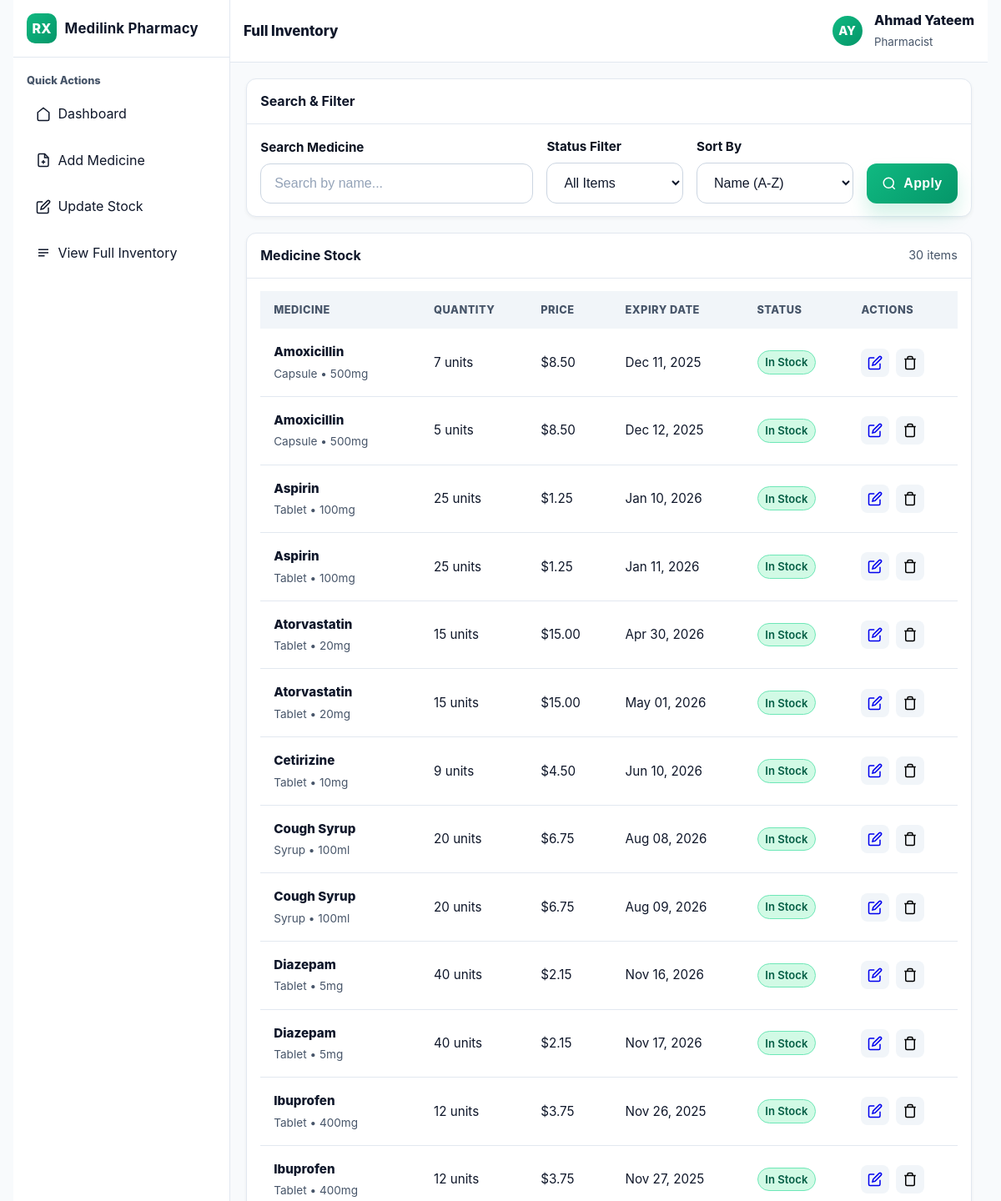
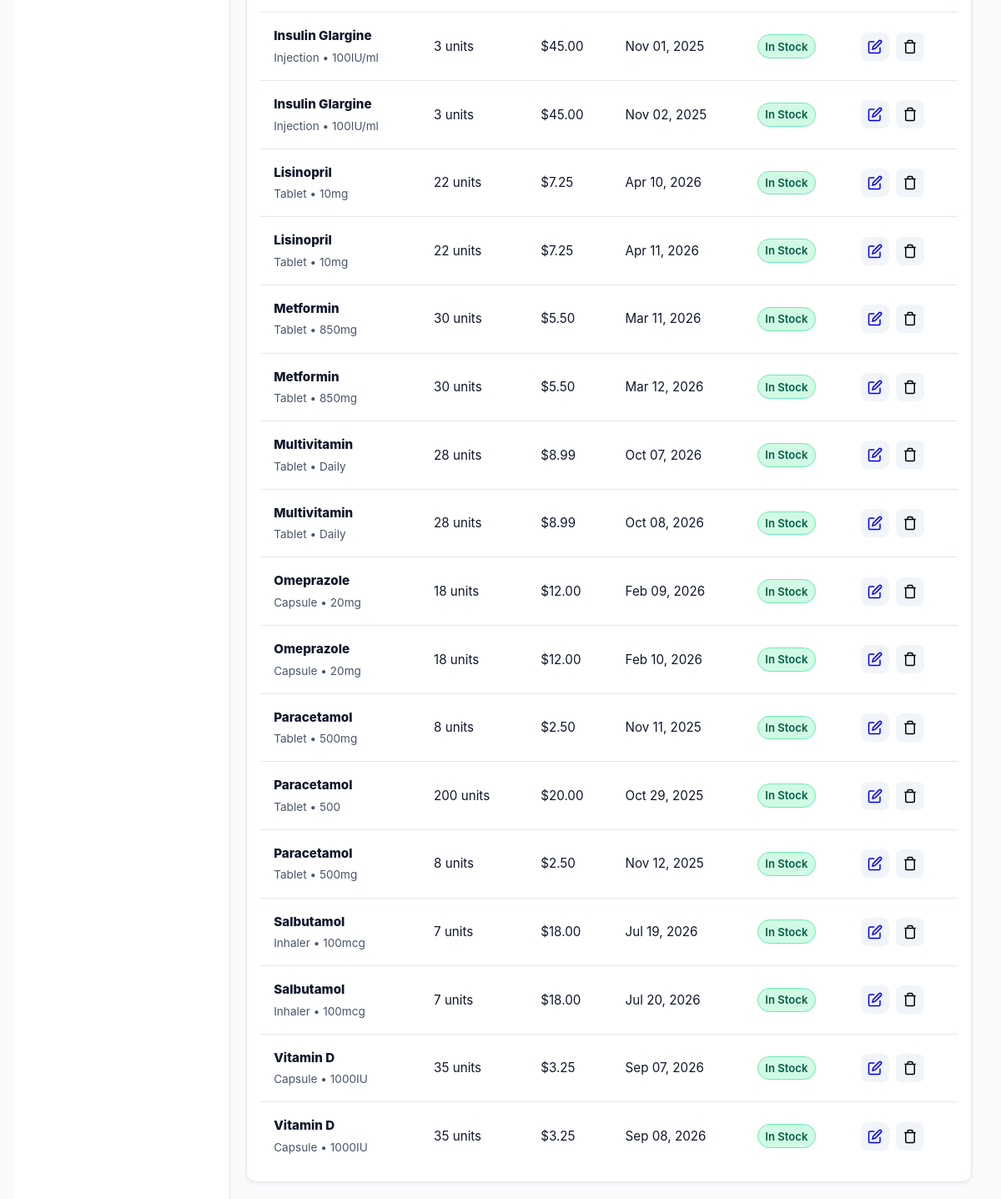
Page /accounts/pharmacy/inventory/ (signed in) on the committed database (2 pictures, top to bottom).
### accounts/models.py (models this page shows, shortened)
class Medicine(models.Model):
    name = models.CharField(max_length=140)
    dosage_form = models.CharField(max_length=80)
    strength = models.CharField(max_length=80)
    description = models.TextField(blank=True)
    class Meta:
        constraints = [
            models.UniqueConstraint(
                fields=["name", "strength", "dosage_form"],
                name="uq_medicine_name_strength_form",
            )
        ]

class Stock(models.Model):
    pharmacy = models.ForeignKey(Pharmacy, on_delete=models.CASCADE, related_name="stocks")
    medicine = models.ForeignKey(Medicine, on_delete=models.CASCADE, related_name="stocks")
    expiry_date = models.DateField()
    price = models.DecimalField(max_digits=10, decimal_places=2, validators=[MinValueValidator(0)])
    quantity = models.IntegerField(validators=[MinValueValidator(0)])
    class Meta:
        unique_together = ("pharmacy", "medicine", "expiry_date")

### accounts/views.py (the view)
# urls.py: path('pharmacy/inventory/', views.view_inventory, name='view_inventory'),
@login_required
def view_inventory(request):
    if request.user.role != User.Role.PHARMACY:
        return render(request, 'accounts/error.html', {
            'message': 'This page is for pharmacies only.'
        })
    try:
        pharmacy = request.user.pharmacy
    except Pharmacy.DoesNotExist:
        pharmacy = Pharmacy.objects.create(
            pharmacy_id=request.user,
            license_number=None,
            address=''
        )
    stocks = Stock.objects.filter(pharmacy=pharmacy).select_related('medicine')
    search_query = request.GET.get('search', '')
    if search_query:
        stocks = stocks.filter(
            Q(medicine__name__icontains=search_query) |
            Q(medicine__dosage_form__icontains=search_query) |
            Q(medicine__strength__icontains=search_query)
        )
    today = timezone.localdate()
    expiry_threshold = today + timedelta(days=30)
    status_filter = request.GET.get('status', 'all')
    if status_filter == 'low':
        stocks = stocks.filter(quantity__lte=10)
    elif status_filter == 'expiring':
        stocks = stocks.filter(expiry_date__lte=expiry_threshold, expiry_date__gte=today)
    elif status_filter == 'expired':
        stocks = stocks.filter(expiry_date__lt=today)
    sort_by = request.GET.get('sort', 'name')
    if sort_by == 'name':
        stocks = stocks.order_by('medicine__name')
    elif sort_by == 'quantity':
        stocks = stocks.order_by('quantity')
    elif sort_by == 'expiry':
        stocks = stocks.order_by('expiry_date')
    stock_list = []
    for stock in stocks:
        status = 'ok'
        status_text = 'In Stock'
        if stock.expiry_date < today:
            status = 'expired'
            status_text = 'Expired'
        elif stock.expiry_date <= expiry_threshold:
            status = 'expiring'
            status_text = 'Expiring Soon'
        elif stock.quantity <= 10:
            status = 'low'
            status_text = 'Low Stock'
        stock_list.append({
            'id': stock.id,
            'medicine': stock.medicine,
            'quantity': stock.quantity,
            'price': stock.price,
            'expiry_date': stock.expiry_date,
            'status': status,
            'status_text': status_text,
        })
    return render(request, 'accounts/view_inventory.html', {
        'stock_items': stock_list,
        'stocks': stock_list,
        'search_query': search_query,
        'status_filter': status_filter,
        'sort_by': sort_by,
        'total_items': len(stock_list),
        'pharmacy_name': pharmacy.pharmacy_id.name,
        'pharmacist_name': 'Ahmad Yateem',
    })

### accounts/templates/accounts/view_inventory.html (shortened to what this page needs)
{% load static %}
<!DOCTYPE html>
<html lang="en">
<head>
  <link rel="stylesheet" href="{% static 'css/styles.css' %}">
</head>
<body>
  <div class="app">
    <aside class="sidebar">
      <div class="brand">
        <div class="logo">RX</div>
        <h1>Medilink Pharmacy</h1>
      </div>
      <div class="side-section">
        <div class="side-title">Quick Actions</div>
        <nav class="nav">
          <a href="{% url 'pharmacy_home' %}">
            <svg width="18" height="18" viewBox="0 0 24 24" fill="none" stroke="currentColor" stroke-width="2">
              <path d="M3 9l9-7 9 7v11a2 2 0 0 1-2 2H5a2 2 0 0 1-2-2z"></path>
            </svg>
            <span class="label">Dashboard</span>
          </a>
          <a href="{% url 'add_medicine' %}">
            <svg width="18" height="18" viewBox="0 0 24 24" fill="none" stroke="currentColor" stroke-width="2">
              <path d="M14 2H6a2 2 0 0 0-2 2v16a2 2 0 0 0 2 2h12a2 2 0 0 0 2-2V8z"></path>
              <polyline points="14 2 14 8 20 8"></polyline>
              <line x1="12" y1="18" x2="12" y2="12"></line>
              <line x1="9" y1="15" x2="15" y2="15"></line>
            </svg>
            <span class="label">Add Medicine</span>
          </a>
          <a href="{% url 'update_stock' %}">
            <svg width="18" height="18" viewBox="0 0 24 24" fill="none" stroke="currentColor" stroke-width="2">
              <path d="M11 4H4a2 2 0 0 0-2 2v14a2 2 0 0 0 2 2h14a2 2 0 0 0 2-2v-7"></path>
              <path d="M18.5 2.5a2.121 2.121 0 0 1 3 3L12 15l-4 1 1-4 9.5-9.5z"></path>
            </svg>
            <span class="label">Update Stock</span>
          </a>
          <a href="{% url 'view_inventory' %}">
            <svg width="18" height="18" viewBox="0 0 24 24" fill="none" stroke="currentColor" stroke-width="2">
              <path d="M4 7h16M4 12h16M4 17h10"></path>
            </svg>
            <span class="label">View Full Inventory</span>
          </a>
        </nav>
      </div>
    </aside>
    <section class="main">
      <header class="topbar">
        <div class="top-left">
          <div class="top-title">Full Inventory</div>
        </div>
        <div class="top-right">
          <div class="avatar">AY</div>
          <div>
            <div style="font-weight:800;">Ahmad Yateem</div>
            <small style="color:var(--ink-dim);">Pharmacist</small>
          </div>
        </div>
      </header>
      <div class="content">
        <div class="panel">
          <div class="head">
            <h2>Search & Filter</h2>
          </div>
          <div class="body">
            <form method="get" action="">
              <div class="filters-grid">
                <div class="filter-group">
                  <label for="search">Search Medicine</label>
                  <input type="text" id="search" name="search" placeholder="Search by name..." value="{{ search_query }}">
                </div>
                <div class="filter-group">
                  <label for="status">Status Filter</label>
                  <select id="status" name="status">
                    <option value="">All Items</option>
                  </select>
                </div>
                <div class="filter-group">
                  <label for="sort">Sort By</label>
                  <select id="sort" name="sort">
                    <option value="name" {% if sort_by == 'name' %}selected{% endif %}>Name (A-Z)</option>
                  </select>
                </div>
                <button type="submit" class="btn btn-primary">
                  <svg width="18" height="18" viewBox="0 0 24 24" fill="none" stroke="currentColor" stroke-width="2">
                    <circle cx="11" cy="11" r="8"></circle>
                    <path d="m21 21-4.35-4.35"></path>
                  </svg>
                  Apply
                </button>
              </div>
            </form>
          </div>
        </div>
        <div class="panel">
          <div class="head">
            <h2>Medicine Stock</h2>
            <span style="color:var(--ink-dim);font-size:.9rem;">
              {{ stock_items|length }} item{{ stock_items|length|pluralize }}
            </span>
          </div>
          <div class="body">
            {% if stock_items %}
              <table class="inventory-table">
                <thead>
                  <tr>
                    <th>Medicine</th>
                    <th>Quantity</th>
                    <th>Price</th>
                    <th>Expiry Date</th>
                    <th>Status</th>
                    <th>Actions</th>
                  </tr>
                </thead>
                <tbody>
                  {% for stock in stock_items %}
                    <tr>
                      <td>
                        <div class="medicine-info">
                          <div class="medicine-name">{{ stock.medicine.name }}</div>
                          <div class="medicine-details">
                            {{ stock.medicine.dosage_form }} • {{ stock.medicine.strength }}
                          </div>
                        </div>
                      </td>
                      <td>{{ stock.quantity }} units</td>
                      <td>${{ stock.price }}</td>
                      <td>{{ stock.expiry_date|date:"M d, Y" }}</td>
                      <td>
                        {% if stock.is_expired %}
                          <span class="pill red">Expired</span>
                        {% elif stock.is_expiring_soon %}
                          <span class="pill orange">Expiring Soon</span>
                        {% elif stock.is_low_stock %}
                          <span class="pill orange">Low Stock</span>
                        {% else %}
                          <span class="pill green">In Stock</span>
                        {% endif %}
                      </td>
                      <td>
                        <div class="action-btns">
                          <a href="{% url 'update_stock' %}" class="icon-btn" title="Edit">
                            <svg width="18" height="18" viewBox="0 0 24 24" fill="none" stroke="currentColor" stroke-width="2">
                              <path d="M11 4H4a2 2 0 0 0-2 2v14a2 2 0 0 0 2 2h14a2 2 0 0 0 2-2v-7"></path>
                              <path d="M18.5 2.5a2.121 2.121 0 0 1 3 3L12 15l-4 1 1-4 9.5-9.5z"></path>
                            </svg>
                          </a>
                          <form method="post" action="{% url 'delete_stock' stock.id %}" style="display: inline;"
                                onsubmit="return confirm('Are you sure you want to delete this stock entry?');">
                            <button type="submit" class="icon-btn delete" title="Delete">
                              <svg width="18" height="18" viewBox="0 0 24 24" fill="none" stroke="currentColor" stroke-width="2">
                                <polyline points="3 6 5 6 21 6"></polyline>
                                <path d="M19 6v14a2 2 0 0 1-2 2H7a2 2 0 0 1-2-2V6m3 0V4a2 2 0 0 1 2-2h4a2 2 0 0 1 2 2v2"></path>
                              </svg>
                            </button>
                          </form>
                        </div>
                      </td>
                    </tr>
                  {% endfor %}
                </tbody>
              </table>
            {% else %}
              <p class="muted">No items found. Try adjusting your search or filters.</p>
            {% endif %}
          </div>
        </div>
      </div>
    </section>
  </div>
</body>
</html>

### accounts/static/css/styles.css (style rules this page uses)
* { box-sizing: border-box; margin: 0; padding: 0; }
:root { --bg: #f7fbfd; --card: #ffffff; --ink: #0f172a; --ink-dim: #475569; --muted: #94a3b8; --line: #e2e8f0; --line-2: #cbd5e1; --brand1: #0ea5a4; --brand2: #0284c7; --good: #16a34a; --bad: #dc2626; --focus: rgba(2,132,199,.25); --radius: 14px; --shadow: 0 14px 28px rgba(2, 132, 199, 0.08), 0 8px 10px rgba(15,23,42,0.04); --input-bg: #ffffff; --placeholder: #94a3b8; --error-bg: #fee2e2; --error-border: #fecaca; --error-text: #991b1b; --step-inactive-bg: #f1f5f9; --info-bg: #eef7ff; --info-border: #cde5ff; --btn-secondary-bg: #f1f5f9; --btn-secondary-hover: #e8eef4; }
html, body { min-height: 100%; transition: background-color 0.3s ease, color 0.3s ease; }
body { font-family: ui-sans-serif, -apple-system, BlinkMacSystemFont,"Segoe UI","Roboto","Oxygen","Ubuntu","Cantarell",sans-serif; color: var(--ink); background: var(--bg); display: flex; align-items: center; justify-content: center; padding: 2.2rem 1rem; line-height: 1.55; }
body { background: radial-gradient(1200px 600px at 10% -5%, rgba(14, 165, 164, 0.08), transparent 60%), radial-gradient(1000px 500px at 110% 10%, rgba(2, 132, 199, 0.08), transparent 60%), var(--bg); }
input[type="email"], input[type="password"], input[type="text"] { width: 100%; padding: 1rem 1.1rem; font-size: 1rem; color: var(--ink); background: var(--input-bg); border: 2px solid var(--line-2); border-radius: 12px; transition: all .3s ease; }
input::placeholder { color: var(--placeholder); }
.btn { border: 0; padding: 1rem 1.25rem; border-radius: 12px; font-weight: 700; cursor: pointer; transition: all 0.3s ease; font-size: 1rem; letter-spacing: 0.02em; }
.btn-primary { color: #ffffff; background: linear-gradient(135deg, var(--brand1), var(--brand2)); box-shadow: 0 10px 25px rgba(2, 132, 199, .25); position: relative; overflow: hidden; }

### rows in the picture
Medicine: medicine.name "Amoxicillin", medicine.dosage_form "Capsule", medicine.strength "500mg", quantity "7", price "8.50", expiry_date "Dec 11, 2025", quantity "5", expiry_date "Dec 12, 2025"
Medicine: medicine.name "Aspirin", medicine.dosage_form "Tablet", medicine.strength "100mg", quantity "25", price "1.25", expiry_date "Jan 10, 2026", expiry_date "Jan 11, 2026"
Medicine: medicine.name "Atorvastatin", medicine.dosage_form "Tablet", medicine.strength "20mg", quantity "15", price "15.00", expiry_date "Apr 30, 2026", expiry_date "May 01, 2026"
Medicine: medicine.name "Cetirizine", medicine.dosage_form "Tablet", medicine.strength "10mg", quantity "9", price "4.50", expiry_date "Jun 10, 2026"
Medicine: medicine.name "Cough Syrup", medicine.dosage_form "Syrup", medicine.strength "100ml", quantity "20", price "6.75", expiry_date "Aug 08, 2026", expiry_date "Aug 09, 2026"
Medicine: medicine.name "Diazepam", medicine.dosage_form "Tablet", medicine.strength "5mg", quantity "40", price "2.15", expiry_date "Nov 16, 2026", expiry_date "Nov 17, 2026"
Medicine: medicine.name "Ibuprofen", medicine.dosage_form "Tablet", medicine.strength "400mg", quantity "12", price "3.75", expiry_date "Nov 26, 2025", expiry_date "Nov 27, 2025"
Medicine: medicine.name "Insulin Glargine", medicine.dosage_form "Injection", medicine.strength "100IU/ml", quantity "3", price "45.00", expiry_date "Nov 01, 2025", expiry_date "Nov 02, 2025"
Medicine: medicine.name "Lisinopril", medicine.dosage_form "Tablet", medicine.strength "10mg", quantity "22", price "7.25", expiry_date "Apr 10, 2026", expiry_date "Apr 11, 2026"
Medicine: medicine.name "Metformin", medicine.dosage_form "Tablet", medicine.strength "850mg", quantity "30", price "5.50", expiry_date "Mar 11, 2026", expiry_date "Mar 12, 2026"
Medicine: medicine.name "Multivitamin", medicine.dosage_form "Tablet", medicine.strength "Daily", quantity "28", price "8.99", expiry_date "Oct 07, 2026", expiry_date "Oct 08, 2026"
Medicine: medicine.name "Omeprazole", medicine.dosage_form "Capsule", medicine.strength "20mg", quantity "18", price "12.00", expiry_date "Feb 09, 2026", expiry_date "Feb 10, 2026"
Medicine: medicine.name "Paracetamol", medicine.dosage_form "Tablet", medicine.strength "500mg", quantity "8", price "2.50", expiry_date "Nov 11, 2025", expiry_date "Nov 12, 2025"
Medicine: medicine.name "Paracetamol", medicine.dosage_form "Tablet", medicine.strength "500", quantity "200", price "20.00", expiry_date "Oct 29, 2025"
Medicine: medicine.name "Salbutamol", medicine.dosage_form "Inhaler", medicine.strength "100mcg", quantity "7", price "18.00", expiry_date "Jul 19, 2026", expiry_date "Jul 20, 2026"
Medicine: medicine.name "Vitamin D", medicine.dosage_form "Capsule", medicine.strength "1000IU", quantity "35", price "3.25", expiry_date "Sep 07, 2026", expiry_date "Sep 08, 2026"

### other values in the picture
{{ stock_items|length }} "30"
